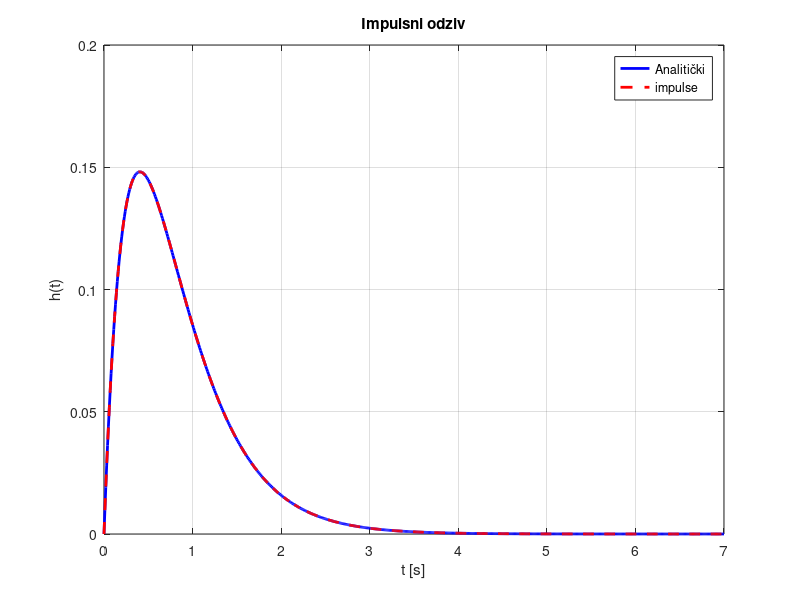
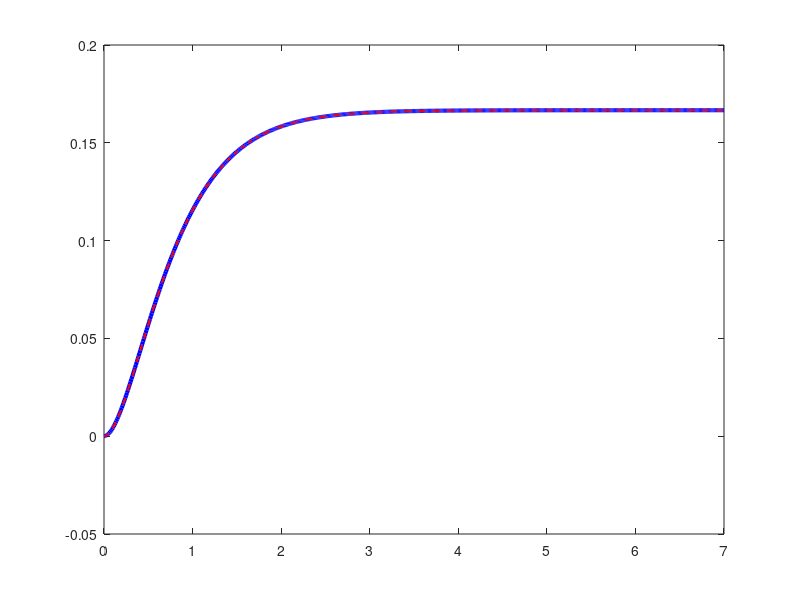

Recreate these plots in MATLAB, in order. (Note: this script raises an error after producing the figures.)
% Definicija sistema
s = tf('s');
sys = 1 / (s^2 + 5*s + 6);
t = 0:0.01:7;

% Impulsni odziv (BC)
h_analiticki = (exp(-2*t) - exp(-3*t));
[h_matlab, t_matlab] = impulse(sys, t);
figure;
plot(t, h_analiticki, 'b', 'LineWidth', 2); 
hold on;                                    
plot(t_matlab, h_matlab, 'r--', 'LineWidth', 2);
grid on;
title('Impulsni odziv');
xlabel('t [s]');
ylabel('h(t)');
legend('Analitički', 'impulse');
hold off;

% Odziv na u(t) (D, E)
y_analiticki = (1/6 - 0.5*exp(-2*t) + (1/3)*exp(-3*t));
x = ones(size(t));
[y_lsim, t_lsim] = lsim(sys, x, t);
figure;
plot(t, y_analiticki, 'b', 'LineWidth', 3);
hold on;
plot(t_lsim, y_lsim, 'r--', 'LineWidth', 1.5);
yline(1/6, '--g', 'Ustaljeno stanje 1/6');
grid on;
title('Odziv na u(t)');
xlabel('t [s]');
ylabel('y(t)');
legend('Analitički', 'lsim', 'Ustaljeno stanje');
hold off;

% Bodeov dijagram (F)
figure;
bode(sys);
grid on;
title('Bodeov dijagram prenosne funkcije H(s)');
hold on;
margin(sys);
hold off;
